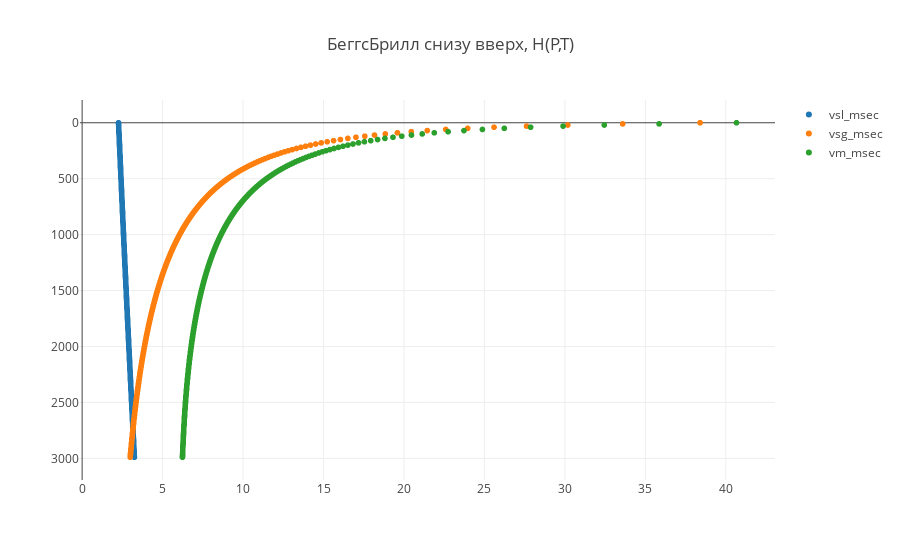

Notebook cell for this chart:
### Code cell
trace1 = trace(34)
trace2 = trace(35)
trace3 = trace(36)

data = [trace1, trace2, trace3]

plot()

### Figure 1 — Plotly figure (JSON) as saved in the notebook; plotly's stock layout.template omitted (floating-point values rounded to 4 significant figures; data arrays with more than 128 entries replaced by an {"elided": "..."} marker saying what was removed)
{"data": [{"mode": "markers", "name": "vsl_msec", "type": "scattergl", "uid": "2765c584-725b-414b-b049-9616664b42c3", "x": {"elided": "300 float values"}, "y": {"elided": "300 int values"}}, {"mode": "markers", "name": "vsg_msec", "type": "scattergl", "uid": "d5c7b423-8afc-49b7-a509-f6a8afe7664e", "x": {"elided": "300 float values"}, "y": {"elided": "300 int values"}}, {"mode": "markers", "name": "vm_msec", "type": "scattergl", "uid": "2969c0fe-2494-46aa-b0b3-1d94d8c012e4", "x": {"elided": "300 float values"}, "y": {"elided": "300 int values"}}], "layout": {"title": {"text": "БеггсБрилл снизу вверх, H(P,T)"}, "yaxis": {"autorange": "reversed"}}}
